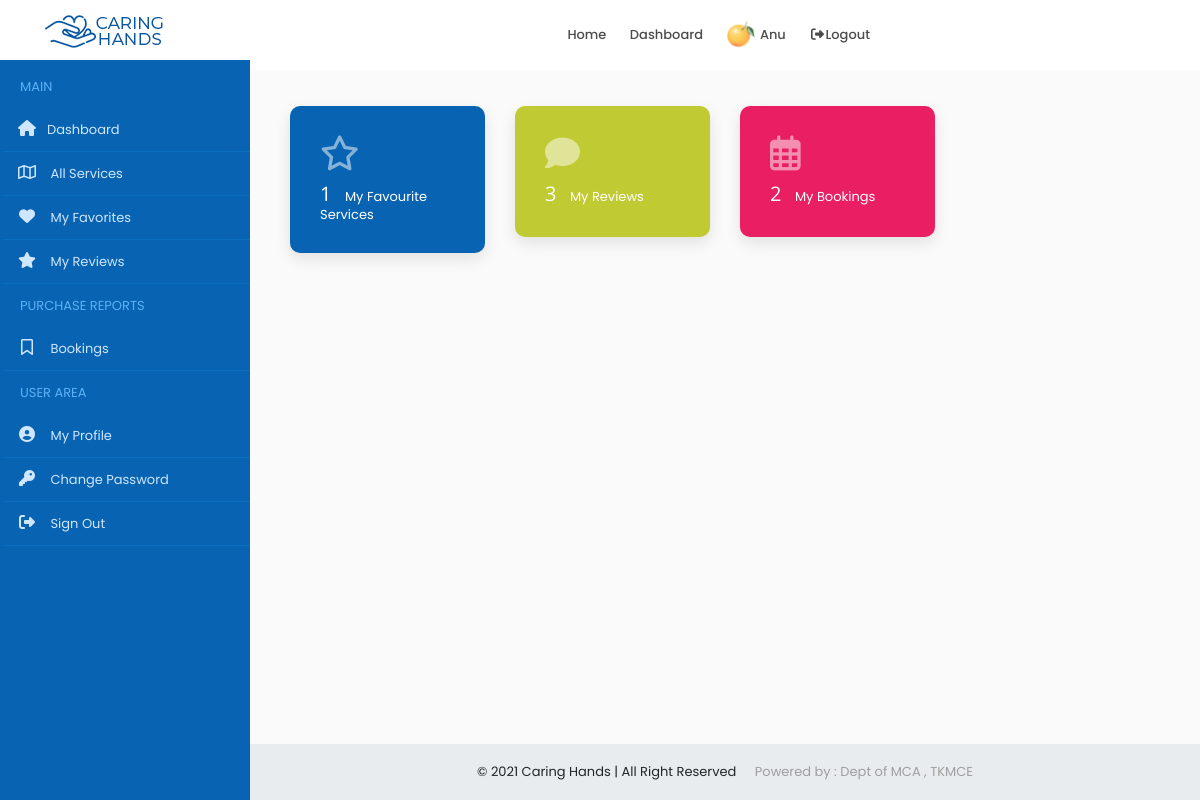
Screenshot of /user/dashboard/ (signed in) with the database file from the repository.
### accounts/models.py (models this page shows, shortened)
class Users(models.Model):
    user = models.ForeignKey(User,on_delete=models.CASCADE)
    name = models.CharField(max_length=150)
    email = models.EmailField(max_length=200,null=True, blank=True)
    organization = models.CharField(max_length=250,null=True, blank=True)
    mob = models.CharField(max_length=12)
    sex = models.CharField(max_length=10,choices=gender,default='Male')
    house = models.CharField(max_length=100,null=True, blank=True)
    street1 =models.CharField(max_length=100,null=True, blank=True)
    street2 =models.CharField(max_length=100,null=True, blank=True)
    city = models.CharField(max_length=100,null=True, blank=True)
    district = models.CharField(max_length=100,null=True, blank=True)
    state = models.CharField(max_length=100,null=True,choices=states, blank=True)
    pin = models.CharField(max_length=100,null=True,blank=True)
    age = models.IntegerField(null=True, blank=True)
    type = models.CharField(max_length=20,choices=user_type)
    approval = models.CharField(max_length=20,choices=approval_choices,default='Pending')
    document = models.FileField(upload_to='documents',null=True, blank=True)
    profile_picture = models.FileField(upload_to='dp',default='assets/img/user3.png')

### accounts/views.py (the view)
# urls.py: path('user/dashboard/',UserDashboard.as_view(), name='user_dashboard'),
class UserDashboard(View):
    def get(self, request):
        x = UserCheck(request)
        if x == True:
            user = request.user
            account = Users.objects.get(user=user)
            fav = UserFavorite.objects.filter(user=account).count()
            review = Review.objects.filter(user=account).count()
            booking = Booking.objects.filter(user=account).count()
            context = {'account': account,'fav': fav,'review': review,'booking': booking}
            return render(request,'user/dashboard.html',context)
        else:
            return redirect('home')

### accounts/functions.py (called while the page is built)
def UserCheck(request):
    user = request.user
    if user.is_authenticated:
        try:
            u = Users.objects.get(user=user)
            if u.type == 'public':
                return (True)
            else:
                return (False)
        except:
            return (False)
    else:
        return (False)

### accounts/templates/user/dashboard.html (shortened to what this page needs)
{% extends 'common/dashboard_main.html' %}
{% load static %}
{% block content %}
{% include 'common/header.html' %}
{% include 'user/sidenav.html' %}
<div class="content-wrapper">
    <div class="container-fluid overflow-hidden">
        <div class="row margin-tb-90px margin-lr-10px sm-mrl-0px">
            <div class="col-xl-3 col-md-6 margin-bottom-30px">
                <a class="d-block padding-30px background-main-color box-shadow border-radius-10 hvr-float">
                    <h6 class="text-white margin-0px font-weight-400">
                        <i class="far fa-star text-icon-large margin-bottom-10px opacity-5 d-block"></i>
                        <span class="font-2 text-extra-large">{{fav}}</span>
                        <span class="margin-left-10px">My Favourite Services</span>
                    </h6>
                </a>
            </div>
            <div class="col-xl-3 col-md-6 margin-bottom-30px">
                <a class="d-block padding-30px background-lime box-shadow border-radius-10 hvr-float">
                    <h6 class="text-white margin-0px font-weight-400">
                        <i class="fa fa-comment text-icon-large margin-bottom-10px opacity-5 d-block"></i>
                        <span class="font-2 text-extra-large">{{review}}</span>
                        <span class="margin-left-10px">My Reviews</span>
                    </h6>
                </a>
            </div>
            <div class="col-xl-3 col-md-6 margin-bottom-30px">
                <a class="d-block padding-30px background-red box-shadow border-radius-10 hvr-float">
                    <h6 class="text-white margin-0px font-weight-400">
                        <i class="far fa-calendar-alt text-icon-large margin-bottom-10px opacity-5 d-block"></i>
                        <span class="font-2 text-extra-large">{{booking}}</span>
                        <span class="margin-left-10px">My Bookings</span>
                    </h6>
                </a>
            </div>
            <div class="col-12">
                <div class="row">
                    <div class="col-lg-6">
                    </div>
                    <div class="col-lg-6">
                    </div>
                </div>
            </div>
        </div>
    </div>
    {% include 'common/small_footer.html' %}
</div>
{% endblock %}

### accounts/templates/common/header.html (shortened to what this page needs)
{% load static %}
<header>
    <div id="fixed-header-dark" class="header-output fixed-header" style="background-color: white;">
        <div class="container header-in">
            <div class="row">
                <div class="col-lg-2 col-md-12">
                    <a id="logo" href="{% url 'index' %}" class="d-inline-block margin-tb-15px"><img
                            src="{% static 'assets/img/logo-1.png' %}" alt=""></a>
                </div>
                <div class="col-lg-7 col-md-12 position-inherit">
                    <ul id="menu-main" class="nav-menu float-lg-right link-padding-tb-20px">
                        <li><a href="{% url 'index' %}">Home</a>
                        </li>
                        <li><a href="{% url 'home' %}">Dashboard</a>
                        </li>
                        {% if request.user.is_authenticated %}
                        <li><a href="{% url 'home' %}"><img src="{{account.profile_picture.url}}" class="height-30px border-radius-30" alt=""> {{account.name|title}}</a></li>
                        <li><a href="{% url 'logout' %}" data-toggle="modal" data-target="#exampleModal"><i class="fa fa-fw fa-sign-out-alt"></i>Logout</a></li>
                        {% else %}
                        <li><a href="{% url 'login' %}"><i class="far fa-user"></i> Login</a></li>
                        {% endif %}
                    </ul>
                </div>
                <div class="col-lg-3 col-md-12">
                </div>
            </div>
        </div>
    </div>
</header>

### static/assets/css/colors/main.css (style rules this page uses)
.background-main-color { background-color: #0864b2; }

### static/assets/css/sb-admin.css (style rules this page uses)
html { position: relative; min-height: 100%; }
body { overflow-x: hidden; }
.content-wrapper { min-height: calc(100vh - 56px); padding-top: 1rem; }
.content-wrapper { overflow-x: hidden; }
@media (min-width: 992px) { .content-wrapper { margin-left: 250px; } }

### rows the page displays
Users: profile_picture (picture), name "Anu"

### other values shown
{{ fav }} "1"
{{ review }} "3"
{{ booking }} "2"
